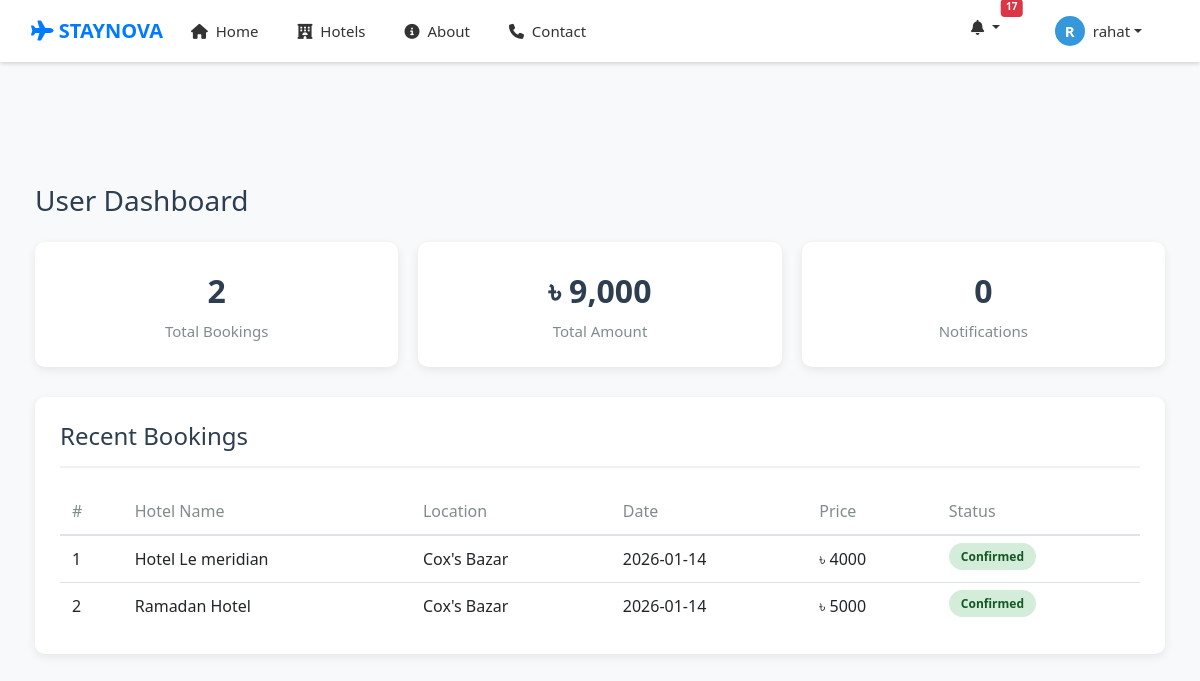
The app's page /user/dashboard.php (signed in), older data.
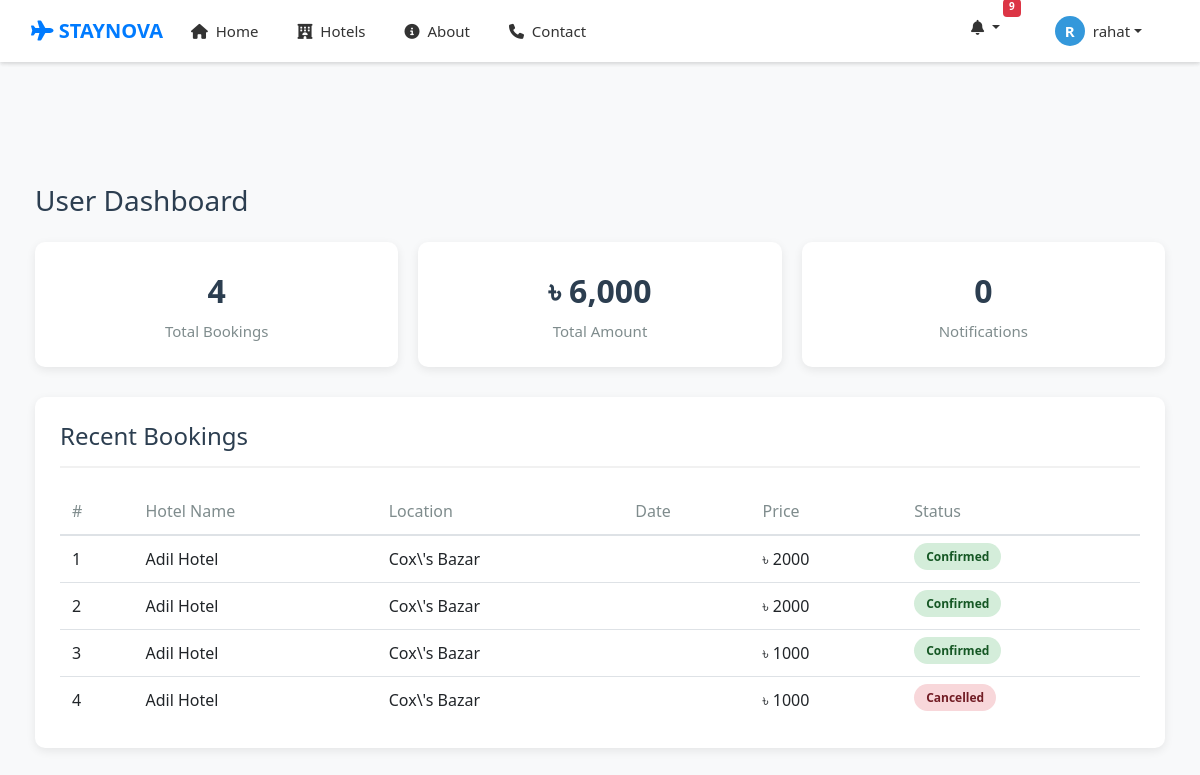
The same page, newer data.
### tables this page shows
CREATE TABLE `bookings` (
  `id` int(11) NOT NULL,
  `user_id` int(11) DEFAULT NULL,
  `owner_id` int(11) NOT NULL,
  `hotel_name` varchar(200) DEFAULT NULL,
  `location` varchar(200) DEFAULT NULL,
  `price` int(11) DEFAULT NULL,
  `rooms_count` int(11) DEFAULT 1,
  `guests` int(11) DEFAULT 1,
  `booking_date` date DEFAULT NULL,
  `check_in_date` date DEFAULT NULL,
  `check_out_date` date DEFAULT NULL,
  `status` varchar(50) DEFAULT 'Confirmed',
  `hotel_id` int(11) DEFAULT NULL,
  `room_title` varchar(200) DEFAULT NULL,
  `room_id` int(11) DEFAULT NULL,
  `rooms_booked` int(11) DEFAULT 1
);

### user/dashboard.php (the view, shortened to what the changed rows need)
<?php
include "../db_connect.php";
include "../header.php";
$user_id = $_SESSION['user_id'];
$bookings_sql = "SELECT COUNT(*) as total_bookings,
                        SUM(price) as total_spent
                 FROM bookings
                 WHERE user_id='$user_id'";
$bookings_result = mysqli_query($conn, $bookings_sql);
$bookings_stats = mysqli_fetch_assoc($bookings_result);
$total_bookings = $bookings_stats['total_bookings'] ?? 0;
$total_spent = $bookings_stats['total_spent'] ?? 0;
$recent_sql = "SELECT * FROM bookings
               WHERE user_id='$user_id'
               ORDER BY booking_date DESC
               LIMIT 10";
$recent_result = mysqli_query($conn, $recent_sql);
?>
<!DOCTYPE html>
<html lang="en">
<head>
    <link rel="stylesheet" href="https://cdnjs.cloudflare.com/ajax/libs/font-awesome/6.4.0/css/all.min.css">
    <link rel="stylesheet" href="https://stackpath.bootstrapcdn.com/bootstrap/4.5.2/css/bootstrap.min.css">
    <link rel="stylesheet" href="../style.css">
    <?php include "../header.php"; ?>
</head>
<body>
<div class="container">
    <div class="stats-row">
        <div class="stat-box">
            <div class="stat-number"><?php echo $total_bookings; ?></div>
            <div class="stat-label">Total Bookings</div>
        </div>
        <div class="stat-box">
            <div class="stat-number">৳ <?php echo number_format($total_spent); ?></div>
            <div class="stat-label">Total Amount</div>
        </div>
    </div>
    <div class="bookings-table">
        <?php if(mysqli_num_rows($recent_result) > 0): ?>
            <div class="table-responsive">
                <table class="table table-hover">
                    <thead>
                        <tr>
                            <th>#</th>
                            <th>Hotel Name</th>
                            <th>Location</th>
                            <th>Date</th>
                            <th>Price</th>
                            <th>Status</th>
                        </tr>
                    </thead>
                    <tbody>
                        <?php
                        $counter = 1;
                        while($booking = mysqli_fetch_assoc($recent_result)):
                        ?>
                        <tr>
                            <td><?php echo $counter++; ?></td>
                            <td><?php echo $booking['hotel_name']; ?></td>
                            <td><?php echo $booking['location']; ?></td>
                            <td><?php echo $booking['booking_date']; ?></td>
                            <td>৳ <?php echo $booking['price']; ?></td>
                            <td>
                                <?php
                                $status_class = 'status-pending';
                                if($booking['status'] == 'confirmed') $status_class = 'status-confirmed';
                                if($booking['status'] == 'cancelled') $status_class = 'status-cancelled';
                                ?>
                                <span class="status-badge <?php echo $status_class; ?>">
                                    <?php echo ucfirst($booking['status']); ?>
                                </span>
                            </td>
                        </tr>
                        <?php endwhile; ?>
                    </tbody>
                </table>
            </div>
        <?php endif; ?>
    </div>
</div>
</body>
</html>

### header.php (shortened to what the changed rows need)
<?php
include_once "db_connect.php";
$unread_count = 0;
if (isset($_SESSION['user_id'], $_SESSION['role'])) {
    $uid = $_SESSION['user_id'];
    $role = $_SESSION['role'];
    $count_sql = "SELECT COUNT(*) as total FROM notifications
                  WHERE receiver_id = '$uid'
                  AND receiver_role = '$role'
                  AND status = 'unread'";
    $count_result = mysqli_query($conn, $count_sql);
    if ($count_result && mysqli_num_rows($count_result) > 0) {
        $count_data = mysqli_fetch_assoc($count_result);
        $unread_count = (int)$count_data['total'];
    }
}
?>
<link rel="stylesheet" href="https://stackpath.bootstrapcdn.com/bootstrap/4.5.2/css/bootstrap.min.css">
<link rel="stylesheet" href="https://cdnjs.cloudflare.com/ajax/libs/font-awesome/6.4.0/css/all.min.css">
<nav class="navbar navbar-expand-lg navbar-light bg-white shadow-sm fixed-top">
    <div class="container">
        <div class="collapse navbar-collapse" id="navbarNav">
            <ul class="navbar-nav ml-auto">
                <?php if (isset($_SESSION['user_id'])): ?>
                    <li class="nav-item dropdown mr-3">
                        <a class="nav-link dropdown-toggle position-relative" href="#" data-toggle="dropdown">
                            <i class="fas fa-bell"></i>
                            <?php if ($unread_count > 0): ?>
                                <span class="badge badge-danger"
                                      style="position: absolute; top: 0; right: 0; transform: translate(50%, -50%);
                                             font-size: 10px; padding: 2px 5px; min-width: 18px; height: 18px;">
                                    <?php echo $unread_count; ?>
                                </span>
                            <?php endif; ?>
                        </a>
                    </li>
                <?php endif; ?>
            </ul>
        </div>
    </div>
</nav>

Row changes from the older to the newer data that the page shows:
removed bookings: hotel_name "Hotel Le meridian", location "Cox's Bazar", booking_date "2026-01-14", price "4000", status "Confirmed"
removed bookings: hotel_name "Ramadan Hotel", location "Cox's Bazar", booking_date "2026-01-14", price "5000", status "Confirmed"
added bookings: hotel_name "Adil Hotel", location "Cox\\'s Bazar", price "2000", status "Confirmed"
added bookings: hotel_name "Adil Hotel", location "Cox\\'s Bazar", price "2000", status "Confirmed"
added bookings: hotel_name "Adil Hotel", location "Cox\\'s Bazar", price "1000", status "Confirmed"
added bookings: hotel_name "Adil Hotel", location "Cox\\'s Bazar", price "1000", status "Cancelled"
Text that changed along with them:
$unread_count: "17" → "9"
$total_bookings: "2" → "4"
$total_spent: "9,000" → "6,000"
